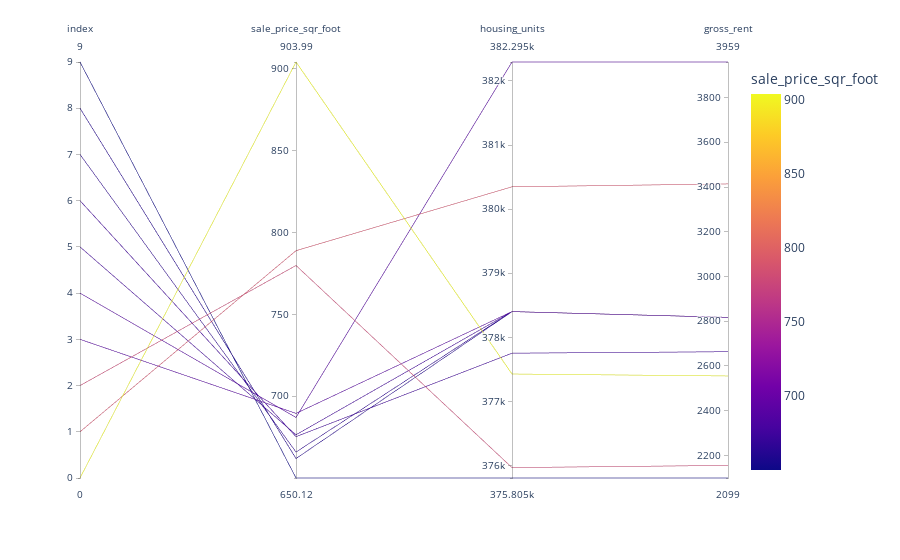

Notebook cell for this chart:
### Code cell
# Parallel Coordinates Plot
px.parallel_coordinates(df_expensive_neighborhoods, color='sale_price_sqr_foot')

### Figure 1 — Plotly figure (JSON) as saved in the notebook; plotly's stock layout.template omitted (floating-point values rounded to 4 significant figures)
{"data": [{"dimensions": [{"label": "index", "values": [0, 1, 2, 3, 4, 5, 6, 7, 8, 9]}, {"label": "sale_price_sqr_foot", "values": [904.0, 788.8, 779.8, 689.6, 687.1, 676.5, 675.4, 666.0, 662.0, 650.1]}, {"label": "housing_units", "values": [377400.0, 380348, 376000.0, 378401, 382295, 378401, 377752, 378401, 378401, 375805]}, {"label": "gross_rent", "values": [2555.0, 3414, 2155.0, 2817.0, 3959, 2817.0, 2664.0, 2817.0, 2817.0, 2099]}], "domain": {"x": [0, 1], "y": [0, 1]}, "line": {"color": [904.0, 788.8, 779.8, 689.6, 687.1, 676.5, 675.4, 666.0, 662.0, 650.1], "coloraxis": "coloraxis"}, "name": "", "type": "parcoords"}], "layout": {"autosize": true, "coloraxis": {"colorbar": {"title": {"text": "sale_price_sqr_foot"}}, "colorscale": [[0, "#0d0887"], [0.1111, "#46039f"], [0.2222, "#7201a8"], [0.3333, "#9c179e"], [0.4444, "#bd3786"], [0.5556, "#d8576b"], [0.6667, "#ed7953"], [0.7778, "#fb9f3a"], [0.8889, "#fdca26"], [1, "#f0f921"]]}, "legend": {"tracegroupgap": 0}, "margin": {"t": 60}}}
